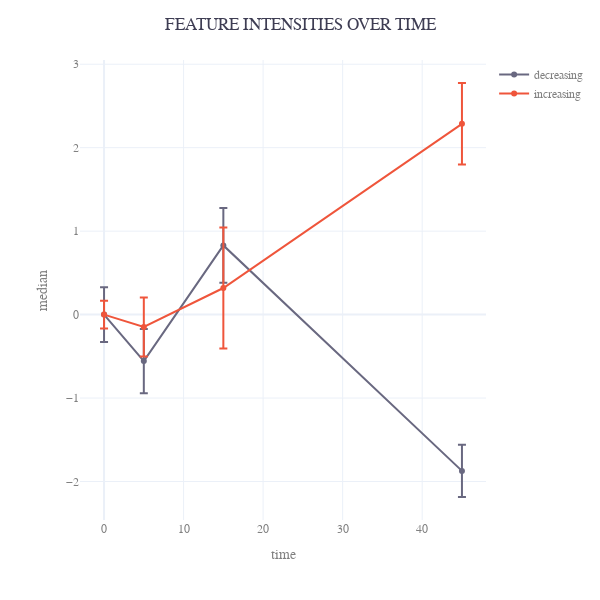

The notebook cell this image was saved under:
### Markdown cell above
**Calculate change from baseline and plot dilution series:**

Since ANOVA only investigates the difference in variance between and within groups, additional tests are needed to test for differences between individual time points. By selecting features that were significant in the ANOVA, we can plot the temporal trends and select individual time points that we are interested in comparing.

To simplify, we calculate the median value for each significant feature at each time point. By using group_by we group the rows by timepoint and summarize_all will calculate the median for each feature and timepoint

At this time we are interested in the features that actually change significantly with time. For this purpose we select features with True in the significant column in anova.

We also can divide the table according to the direction of the time trend for the features.

### Code cell
# get only significant metabolites from the scales data
significant_metabolites = data[anova[anova['significant']]['metabolite']]
# add time point information to grouby
significant_metabolites.insert(0, 'ATTRIBUTE_Time-Point', data['ATTRIBUTE_Time-Point'])
# get a dataframe for each time point
time_groups = significant_metabolites.groupby('ATTRIBUTE_Time-Point')

# since we have multiple entries for each time point get them as set (single values)
time_points = sorted(set(data['ATTRIBUTE_Time-Point']))

# classify metabolites as increasing or decreasing over time
decreasing = []
increasing = []
for metabolite in anova[anova['significant']]['metabolite']:
    mean_zero = time_groups.get_group(time_points[0])[metabolite].mean()
    mean_last = time_groups.get_group(time_points[-1])[metabolite].mean()
    if mean_zero < mean_last:
        increasing.append(metabolite)
    else:
        decreasing.append(metabolite)

# create figure
fig = px.scatter(template='plotly_white', width=600, height=600)

# plot decreasing values
mean = [time_groups.get_group(time_point)[decreasing].mean().median() for time_point in time_points]
mean = [x-mean[0] for x in mean] # adjust to baseline (timepoint 0)
error = [time_groups.get_group(time_point)[decreasing].mean().std() for time_point in time_points]
fig.add_trace(go.Scatter(x=time_points, y=mean, marker_color='#696880', error_y={'array': error}, name='decreasing'))

# plot increasing values
mean = [time_groups.get_group(time_point)[increasing].mean().median() for time_point in time_points]
mean = [x-mean[0] for x in mean] # adjust to baseline (timepoint 0)
error = [time_groups.get_group(time_point)[increasing].mean().std() for time_point in time_points]
fig.add_trace(go.Scatter(x=time_points, y=mean, marker_color='#ef553b', error_y={'array': error}, name='increasing'))

fig.update_layout(font={"color":"grey", "size":12, "family":"Sans"},
                  title={"text":"FEATURE INTENSITIES OVER TIME", 'x':0.5, "font_color":"#3E3D53"},
                  xaxis_title="time", yaxis_title="median")

# save fig as pdf
fig.write_image(os.path.join(result_dir, "plot_Dilution_Series.pdf"), scale=3)

fig.show()

### Figure 1 — Plotly figure (JSON) as saved in the notebook; plotly's stock layout.template omitted (floating-point values rounded to 4 significant figures)
{"data": [{"hovertemplate": "<extra></extra>", "legendgroup": "", "marker": {"color": "#636efa", "symbol": "circle"}, "mode": "markers", "name": "", "orientation": "v", "showlegend": false, "type": "scatter", "xaxis": "x", "yaxis": "y"}, {"error_y": {"array": [0.3275, 0.385, 0.4476, 0.313]}, "marker": {"color": "#696880"}, "name": "decreasing", "type": "scatter", "x": [0, 5, 15, 45], "y": [0, -0.5573, 0.829, -1.873]}, {"error_y": {"array": [0.1656, 0.3543, 0.7258, 0.489]}, "marker": {"color": "#ef553b"}, "name": "increasing", "type": "scatter", "x": [0, 5, 15, 45], "y": [0, -0.149, 0.3184, 2.286]}], "layout": {"font": {"color": "grey", "family": "Sans", "size": 12}, "height": 600, "legend": {"tracegroupgap": 0}, "margin": {"t": 60}, "title": {"font": {"color": "#3E3D53"}, "text": "FEATURE INTENSITIES OVER TIME", "x": 0.5}, "width": 600, "xaxis": {"anchor": "y", "autorange": true, "domain": [0, 1], "range": [-3.047, 48.05], "title": {"text": "time"}, "type": "linear"}, "yaxis": {"anchor": "x", "autorange": true, "domain": [0, 1], "range": [-2.461, 3.051], "title": {"text": "median"}, "type": "linear"}}}
